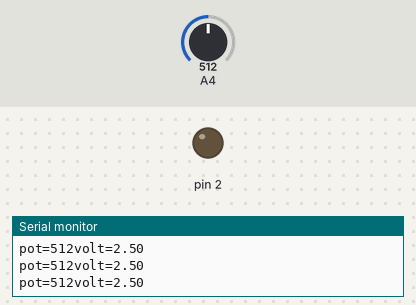
A sketch run on a simulated Arduino Uno, built with avr-gcc and run on an emulated ATmega328P. Shown: output pins drawn as LEDs (lit = HIGH), the last lines printed to the serial monitor. The test bench sets the inputs (shaded band); at power-on: A4 = 512.

Above: at 1.2 s.
1.3 s: A4 set to 318
2.8 s: A4 set to 289
At 4.0 s:
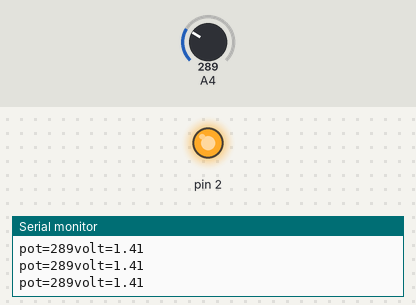
4.3 s: A4 set to 511
At 5.2 s:
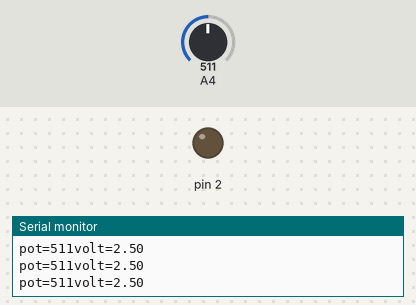
5.8 s: A4 set to 306
At 6.2 s:
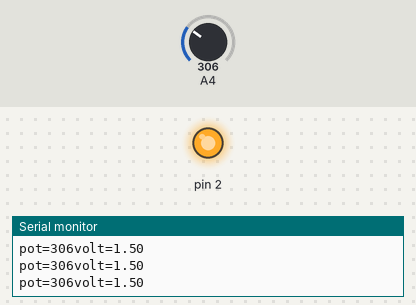
Timing chart, 0 to 8.8 s (numbered marks = the images above; inputs shaded):
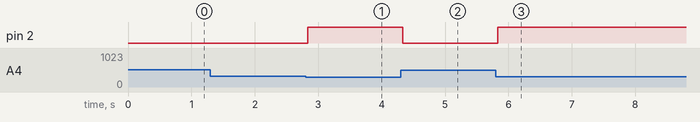

The sketch:

sketch_sep27d.ino
```cpp
void setup() {
  // put your setup code here, to run once:
  pinMode(2,OUTPUT);
  Serial.begin(9600);
}

void loop() {
  // put your main code here, to run repeatedly:
  int pot = analogRead(A4);
  Serial.print("pot=");
  Serial.print(pot);
  float volt = (pot/1023.0f)*5.0f;
  Serial.print("volt=");
  Serial.println(volt);
  if(volt <=1.5)
  {
    digitalWrite(2, HIGH);
  } else {
    digitalWrite(2,LOW);
  }
}
```

Measured:
- the behaviour switches between 307 and 306 on A4 (found by bisection; images 0 and 1)
- after the input at 2.8 s, pin 2: LOW → HIGH at once
- after the input at 4.3 s, pin 2: HIGH → LOW at once
- after the input at 5.8 s, pin 2: LOW → HIGH at once
